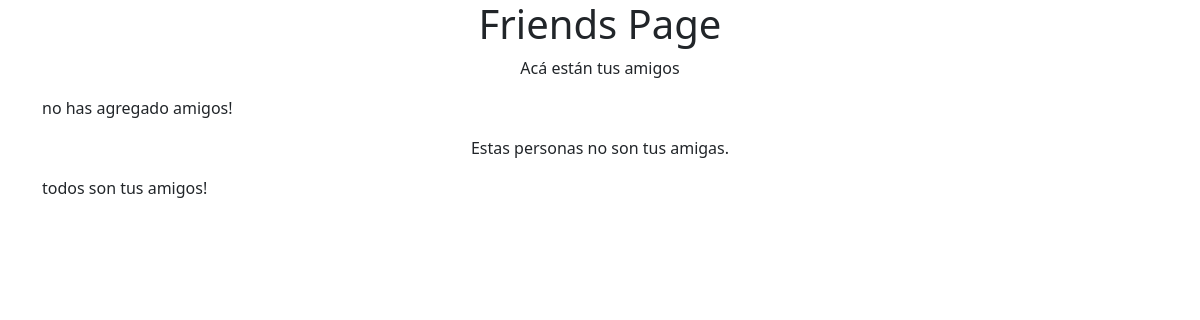
/friends (signed in), run on an earlier commit of the app's database.
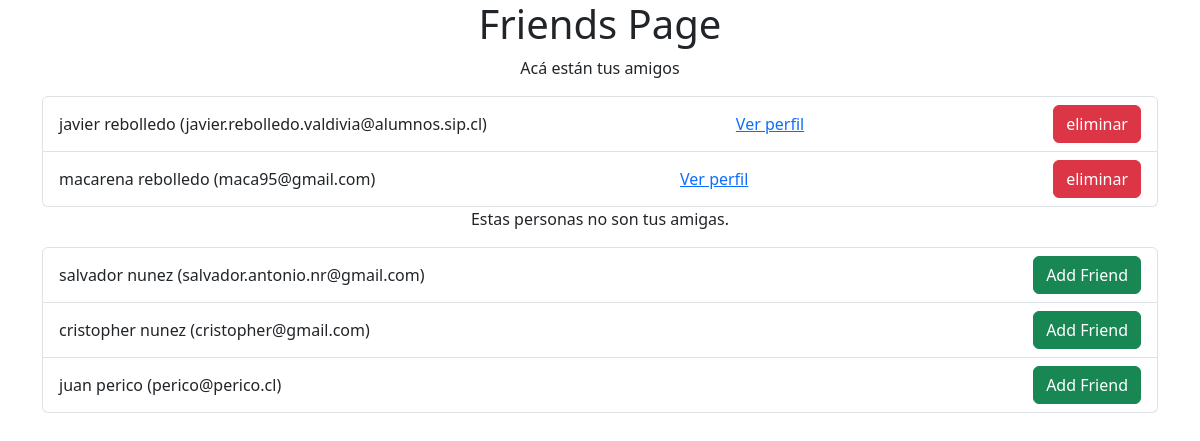
And on a later commit of the database.
### tables this page shows
CREATE TABLE usuario (
                id INTEGER PRIMARY KEY AUTOINCREMENT,
                first_name TEXT NOT NULL,
                last_name TEXT NOT NULL,
                email TEXT NOT NULL UNIQUE,
                password TEXT NOT NULL
            );

### main.py (the view, shortened to what this page needs)
@app.route('/friends', methods=['GET', 'POST'])
def friends_view():
    if 'user_id' not in session:
        return redirect(url_for('login'))  # Si no está logueado, redirige al login
    user_id = session['user_id']  # Obtener el ID del usuario desde la sesión
    db = get_db()
    query = '''
        SELECT u.id, u.first_name, u.last_name, u.email
        FROM usuario u
        JOIN amigos a ON (a.amigo_1 = u.id OR a.amigo_2 = u.id)
        WHERE a.amigo_1 = ? OR a.amigo_2 = ?
    '''
    friends = db.execute(query, (user_id, user_id)).fetchall()
    query_no_friends = '''
        SELECT id, first_name, last_name, email
        FROM usuario
        WHERE id != ? AND id NOT IN (
            SELECT amigo_1 FROM amigos WHERE amigo_1 = ? OR amigo_2 = ?
            UNION
            SELECT amigo_2 FROM amigos WHERE amigo_1 = ? OR amigo_2 = ?
        )
    '''
    no_friends = db.execute(query_no_friends, (user_id, user_id, user_id, user_id, user_id)).fetchall()
    return render_template('friends.html', friends=friends, no_friends=no_friends)

### main.py (called while the page is built)
def get_db():
    db = getattr(g, '_database', None)
    if db is None:
        db = g._database = sqlite3.connect(DATABASE)
    return db

@app.teardown_appcontext
def close_connection(exception):
    db = getattr(g, '_database', None)
    if db is not None:
        db.close()

### templates/friends.html (shortened to what this page needs)
<!DOCTYPE html>
<html lang="en">
<head>
    <link href="https://cdn.jsdelivr.net/npm/bootstrap@5.3.3/dist/css/bootstrap.min.css" rel="stylesheet">
</head>
<body>
    <div class="container">
        <h1 class="text-center">Friends Page</h1>
    <p class="text-center">Acá están tus amigos</p>
    <div>
        {% if friends %}
        <ul class="list-group">
            {% for friend in friends %}
                <li class="list-group-item d-flex justify-content-between align-items-center">
                    {{ friend[1] }} {{ friend[2]}} ({{ friend[3] }})
                    <form method="POST" style="display: inline;">
                        <a href="{{ url_for('user_profile', user_id=session['user_id']) }}">Ver perfil</a>
                    </form>
                    <form method="POST" style="display: inline;">
                        <button type="submit" name="remove_friend" value="{{ friend[0] }}" class="btn btn-danger">eliminar</button>
                    </form>
                </li>
            {% endfor %}
        </ul>
    {% else %}
        <p>no has agregado amigos!</p>
    {% endif %}
    </div>
    <p class="text-center">Estas personas no son tus amigas.</p>
    {% if no_friends %}
            <ul class="list-group">
                {% for user in no_friends %}
                    <li class="list-group-item d-flex justify-content-between align-items-center">
                        {{ user[1] }} {{ user[2]}} ({{ user[3] }})
                        <form method="POST" style="display: inline;">
                            <button type="submit" name="add_friend" value="{{ user[0] }}" class="btn btn-success">Add Friend</button>
                        </form>
                    </li>
                {% endfor %}
            </ul>
        {% else %}
            <p>todos son tus amigos!</p>
        {% endif %}
    </div>
</body>
</html>

What changed in the data, as far as the page shows it:
now on this page (row unchanged): usuario: first_name "javier", last_name "rebolledo", email "javier.rebolledo.valdivia@alumnos.sip.cl", {{ friend[0] }} 1 (drawn)
added usuario: first_name "macarena", last_name "rebolledo", email "maca95@gmail.com", {{ friend[0] }} 2 (drawn)
added usuario: first_name "salvador", last_name "nunez", email "salvador.antonio.nr@gmail.com", {{ user[0] }} 3 (drawn)
added usuario: first_name "cristopher", last_name "nunez", email "cristopher@gmail.com", {{ user[0] }} 4 (drawn)
added usuario: first_name "juan", last_name "perico", email "perico@perico.cl", {{ user[0] }} 5 (drawn)
Also different on the page:
text no longer shown: "no has agregado amigos! todos son tus amigos!"
